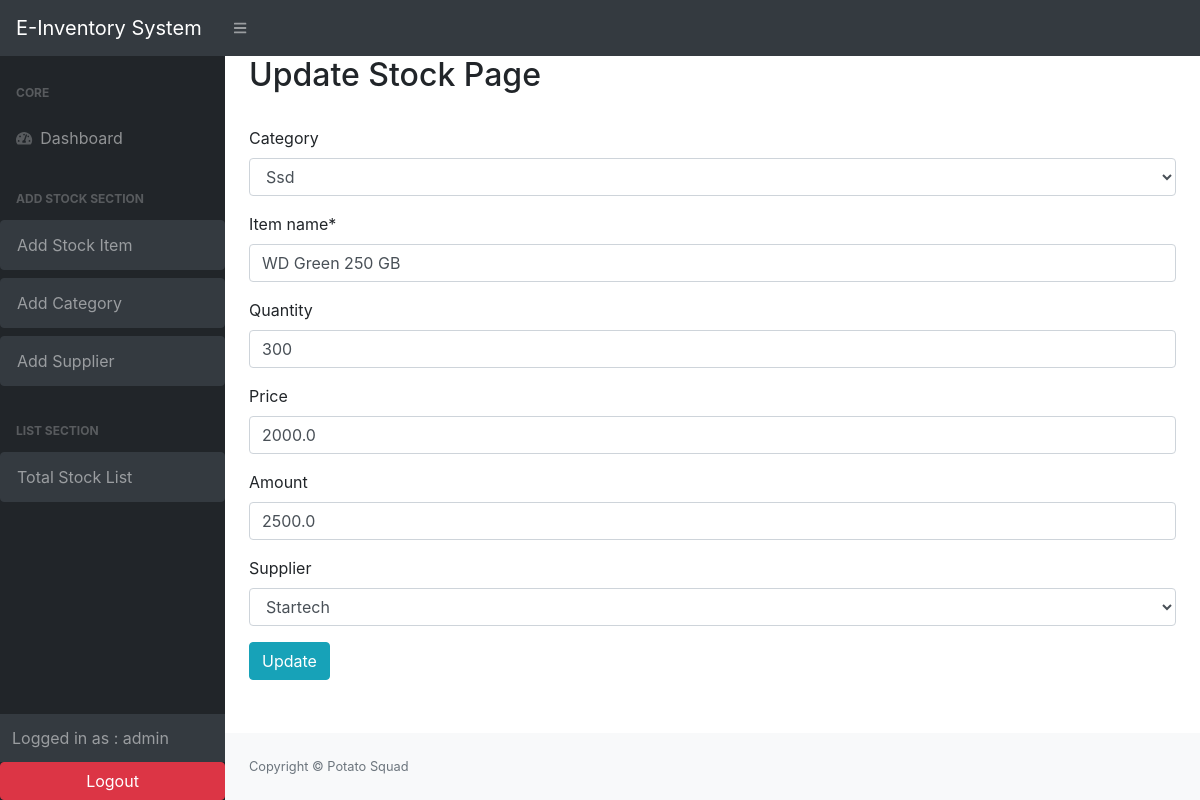
The app's page /update_stock/3/ (signed in) with its own data.
### stock/models.py (models this page shows, shortened)
class Stock( models.Model):
    category =models.ForeignKey(Category, on_delete=models.SET_NULL, null=True,blank=True)
    item_name = models.CharField(max_length=200, null=True)
    quantity = models.IntegerField(blank=True, null=True, default=0)
    price = models.FloatField(null=True, blank=True,default= 0)
    amount = models.FloatField(null=True, blank=True,default= 0)
    supplier= models.ForeignKey(Supplier, on_delete=models.SET_NULL, null=True,blank=True)
    last_updated=models.DateTimeField(auto_now_add=False,auto_now=True)
    timestamp= models.DateTimeField(auto_now_add=True,auto_now=False,)

### stock/views.py (the view)
# urls.py: path('update_stock/<str:pk>/', views.Update_stock_form, name="update_stock"),
@login_required(login_url='user_login')
def Update_stock_form (request,pk):
    items = Stock.objects.get(id=pk)
    form = Add_stock_form(instance=items)
    if request.method=='POST':
        form = Add_stock_form(request.POST,instance=items)
        if form.is_valid():
            form.save()
            messages.success(request, 'Successfully Updated Stock')
            return redirect('list_items')
    context ={
        'form' : form
    }
    return render (request,'stock/update_stock.html',context)

### stock/forms.py
class Add_stock_form (forms.ModelForm):
    class Meta:
        model = Stock
        fields = ['category','item_name', 'quantity','price','amount', 'supplier']

### stock/models.py (called while the page is built)
    def __str__(self):
        return self.cat_name

    def __str__(self):
        return self.sup_name

### stock/templates/stock/update_stock.html (shortened to what this page needs)
{%extends 'base.html' %}
{% load crispy_forms_tags %}
{% block content %}
<div class="row">
    <div class="col">
        <div class="container">
            <h2>Update Stock Page</h2>
            <br>
            <form action="" method="POST">
                {{form|crispy}}
                <button type="submit" class="btn btn-info">Update</button>
            </form>
        </div>
    </div>
</div>
{% endblock %}

### stock/templates/layouts/backend_sidebar.html (shortened to what this page needs)
<div id="layoutSidenav_nav">
    <nav class="sb-sidenav accordion sb-sidenav-dark" id="sidenavAccordion">
        <div class="sb-sidenav-menu">
            <div class="nav">
                <div class="sb-sidenav-menu-heading">Core</div>
                <a class="nav-link" href="{% url 'list_items' %}">
                    <div class="sb-nav-link-icon"><i class="fas fa-tachometer-alt"></i></div>
                    Dashboard
                </a>
                <div class="sb-sidenav-menu-heading">Add Stock Section</div>
                <a class="nav-link collapsed btn btn-dark mb-2" href="{% url 'add_stock' %}"> Add Stock Item
                </a>
                <a class="nav-link collapsed btn btn-dark mb-2" href="{% url 'add_category' %}"> Add Category
                </a>
                <a class="nav-link collapsed btn btn-dark mb-2" href="{% url 'add_sup' %}"> Add Supplier
                </a>
                <div class="sb-sidenav-menu-heading">List Section</div>
                <a class="nav-link collapsed btn btn-dark mb-2" href="{% url 'total_list' %}"> Total Stock List
                </a>
            </div>
        </div>
        <div class="sb-sidenav-footer">
            <div class="p">Logged in as : {{request.user}}</div>
        </div>
        <div class="sb-sidenav-menu-heading text-center">
            {% if user.is_authenticated %}
            <form method="POST" action="{% url 'logout' %}">
                <button class="btn btn-danger" type="submit" style="padding-left: 85px; padding-right: 85px;">Logout
                </button>
            </form>
            {% else %}
            <button class="btn btn-info" type="submit" style="padding-left: 85px; padding-right: 85px;">login
            </button>
            {% endif %}
        </div>
    </nav>
</div>

### records on screen
Stock: category "Ssd", item_name "WD Green 250 GB", quantity "300", price "2000.0", amount "2500.0", supplier "Startech"

### other values on screen
{{ request.user }} "admin"
